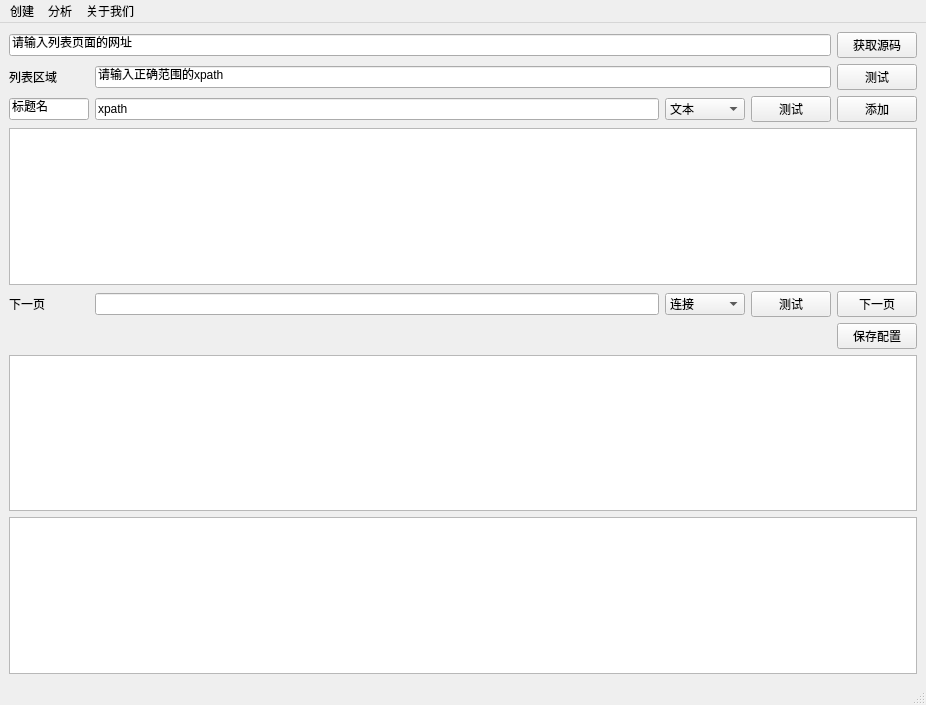
<?xml version="1.0" encoding="UTF-8"?>
<ui version="4.0">
 <class>MainWindow</class>
 <widget class="QMainWindow" name="MainWindow">
  <property name="geometry">
   <rect>
    <x>0</x>
    <y>0</y>
    <width>926</width>
    <height>705</height>
   </rect>
  </property>
  <property name="windowTitle">
   <string>爬虫管理</string>
  </property>
  <property name="windowIcon">
   <iconset>
    <normaloff>favicon_32x32.ico</normaloff>favicon_32x32.ico</iconset>
  </property>
  <property name="toolTipDuration">
   <number>-1</number>
  </property>
  <widget class="QWidget" name="centralwidget">
   <layout class="QGridLayout" name="gridLayout_2">
    <item row="3" column="0">
     <widget class="QTableView" name="tableView">
      <property name="showGrid">
       <bool>false</bool>
      </property>
     </widget>
    </item>
    <item row="1" column="0">
     <widget class="QTextBrowser" name="textBrowser">
      <property name="minimumSize">
       <size>
        <width>1</width>
        <height>0</height>
       </size>
      </property>
     </widget>
    </item>
    <item row="0" column="0">
     <layout class="QGridLayout" name="gridLayout">
      <item row="1" column="0">
       <widget class="QLabel" name="label">
        <property name="minimumSize">
         <size>
          <width>60</width>
          <height>0</height>
         </size>
        </property>
        <property name="maximumSize">
         <size>
          <width>80</width>
          <height>16777215</height>
         </size>
        </property>
        <property name="text">
         <string>列表区域</string>
        </property>
       </widget>
      </item>
      <item row="2" column="5">
       <widget class="QPushButton" name="pushButton_3">
        <property name="minimumSize">
         <size>
          <width>60</width>
          <height>0</height>
         </size>
        </property>
        <property name="maximumSize">
         <size>
          <width>80</width>
          <height>16777215</height>
         </size>
        </property>
        <property name="text">
         <string>添加</string>
        </property>
       </widget>
      </item>
      <item row="1" column="5">
       <widget class="QPushButton" name="pushButton">
        <property name="minimumSize">
         <size>
          <width>60</width>
          <height>0</height>
         </size>
        </property>
        <property name="maximumSize">
         <size>
          <width>80</width>
          <height>16777215</height>
         </size>
        </property>
        <property name="text">
         <string>测试</string>
        </property>
       </widget>
      </item>
      <item row="0" column="5">
       <widget class="QPushButton" name="urlbutton">
        <property name="minimumSize">
         <size>
          <width>60</width>
          <height>0</height>
         </size>
        </property>
        <property name="maximumSize">
         <size>
          <width>80</width>
          <height>16777215</height>
         </size>
        </property>
        <property name="text">
         <string>获取源码</string>
        </property>
       </widget>
      </item>
      <item row="2" column="0">
       <widget class="QLineEdit" name="lineEdit_2">
        <property name="minimumSize">
         <size>
          <width>60</width>
          <height>0</height>
         </size>
        </property>
        <property name="maximumSize">
         <size>
          <width>80</width>
          <height>16777215</height>
         </size>
        </property>
        <property name="text">
         <string>标题名</string>
        </property>
       </widget>
      </item>
      <item row="2" column="4">
       <widget class="QPushButton" name="pushButton_2">
        <property name="minimumSize">
         <size>
          <width>60</width>
          <height>0</height>
         </size>
        </property>
        <property name="maximumSize">
         <size>
          <width>80</width>
          <height>16777215</height>
         </size>
        </property>
        <property name="text">
         <string>测试</string>
        </property>
       </widget>
      </item>
      <item row="3" column="0" colspan="6">
       <widget class="QTableWidget" name="tableWidget"/>
      </item>
      <item row="5" column="0">
       <widget class="QLabel" name="label_2">
        <property name="minimumSize">
         <size>
          <width>60</width>
          <height>0</height>
         </size>
        </property>
        <property name="maximumSize">
         <size>
          <width>80</width>
          <height>16777215</height>
         </size>
        </property>
        <property name="text">
         <string>下一页</string>
        </property>
       </widget>
      </item>
      <item row="0" column="0" colspan="5">
       <widget class="QLineEdit" name="urlLineEdit">
        <property name="text">
         <string>请输入列表页面的网址</string>
        </property>
       </widget>
      </item>
      <item row="1" column="1" colspan="4">
       <widget class="QLineEdit" name="lineEdit">
        <property name="text">
         <string>请输入正确范围的xpath</string>
        </property>
       </widget>
      </item>
      <item row="5" column="4">
       <widget class="QPushButton" name="pushButton_4">
        <property name="minimumSize">
         <size>
          <width>60</width>
          <height>0</height>
         </size>
        </property>
        <property name="maximumSize">
         <size>
          <width>80</width>
          <height>16777215</height>
         </size>
        </property>
        <property name="text">
         <string>测试</string>
        </property>
       </widget>
      </item>
      <item row="2" column="3">
       <widget class="QComboBox" name="comboBox">
        <property name="minimumSize">
         <size>
          <width>60</width>
          <height>0</height>
         </size>
        </property>
        <property name="maximumSize">
         <size>
          <width>80</width>
          <height>16777215</height>
         </size>
        </property>
        <item>
         <property name="text">
          <string>文本</string>
         </property>
        </item>
        <item>
         <property name="text">
          <string>连接</string>
         </property>
        </item>
        <item>
         <property name="text">
          <string>数组</string>
         </property>
        </item>
        <item>
         <property name="text">
          <string>数组转文本</string>
         </property>
        </item>
        <item>
         <property name="text">
          <string>文本拼接</string>
         </property>
        </item>
        <item>
         <property name="text">
          <string>文本截取</string>
         </property>
        </item>
        <item>
         <property name="text">
          <string>数组截取</string>
         </property>
        </item>
        <item>
         <property name="text">
          <string>二值转换</string>
         </property>
        </item>
        <item>
         <property name="text">
          <string>二值逆转换</string>
         </property>
        </item>
       </widget>
      </item>
      <item row="7" column="5">
       <widget class="QPushButton" name="saveConf">
        <property name="minimumSize">
         <size>
          <width>60</width>
          <height>0</height>
         </size>
        </property>
        <property name="maximumSize">
         <size>
          <width>80</width>
          <height>16777215</height>
         </size>
        </property>
        <property name="text">
         <string>保存配置</string>
        </property>
       </widget>
      </item>
      <item row="5" column="5">
       <widget class="QPushButton" name="nextPage">
        <property name="minimumSize">
         <size>
          <width>60</width>
          <height>0</height>
         </size>
        </property>
        <property name="maximumSize">
         <size>
          <width>80</width>
          <height>16777215</height>
         </size>
        </property>
        <property name="text">
         <string>下一页</string>
        </property>
       </widget>
      </item>
      <item row="2" column="1" colspan="2">
       <widget class="QLineEdit" name="lineEdit_3">
        <property name="minimumSize">
         <size>
          <width>400</width>
          <height>0</height>
         </size>
        </property>
        <property name="text">
         <string>xpath</string>
        </property>
       </widget>
      </item>
      <item row="5" column="1" colspan="2">
       <widget class="QLineEdit" name="lineEdit_4"/>
      </item>
      <item row="5" column="3">
       <widget class="QComboBox" name="comboBox_2">
        <property name="minimumSize">
         <size>
          <width>60</width>
          <height>0</height>
         </size>
        </property>
        <property name="maximumSize">
         <size>
          <width>80</width>
          <height>16777215</height>
         </size>
        </property>
        <item>
         <property name="text">
          <string>连接</string>
         </property>
        </item>
        <item>
         <property name="text">
          <string>文本拼接</string>
         </property>
        </item>
        <item>
         <property name="text">
          <string>文本截取</string>
         </property>
        </item>
       </widget>
      </item>
     </layout>
    </item>
   </layout>
  </widget>
  <widget class="QStatusBar" name="statusbar"/>
  <widget class="QMenuBar" name="menubar">
   <property name="geometry">
    <rect>
     <x>0</x>
     <y>0</y>
     <width>926</width>
     <height>23</height>
    </rect>
   </property>
   <widget class="QMenu" name="menu">
    <property name="title">
     <string>创建</string>
    </property>
    <widget class="QMenu" name="menu_4">
     <property name="title">
      <string>新建任务</string>
     </property>
     <addaction name="actionLiebiao"/>
     <addaction name="actionNeirong"/>
    </widget>
    <addaction name="menu_4"/>
    <addaction name="actionjiankong"/>
   </widget>
   <widget class="QMenu" name="menu_2">
    <property name="title">
     <string>关于我们</string>
    </property>
   </widget>
   <widget class="QMenu" name="menu_3">
    <property name="title">
     <string>分析</string>
    </property>
   </widget>
   <addaction name="menu"/>
   <addaction name="menu_3"/>
   <addaction name="menu_2"/>
  </widget>
  <action name="actionjiankong">
   <property name="text">
    <string>监控</string>
   </property>
  </action>
  <action name="actionLiebiao">
   <property name="text">
    <string>列表</string>
   </property>
  </action>
  <action name="actionNeirong">
   <property name="text">
    <string>内容</string>
   </property>
  </action>
 </widget>
 <resources/>
 <connections/>
</ui>
